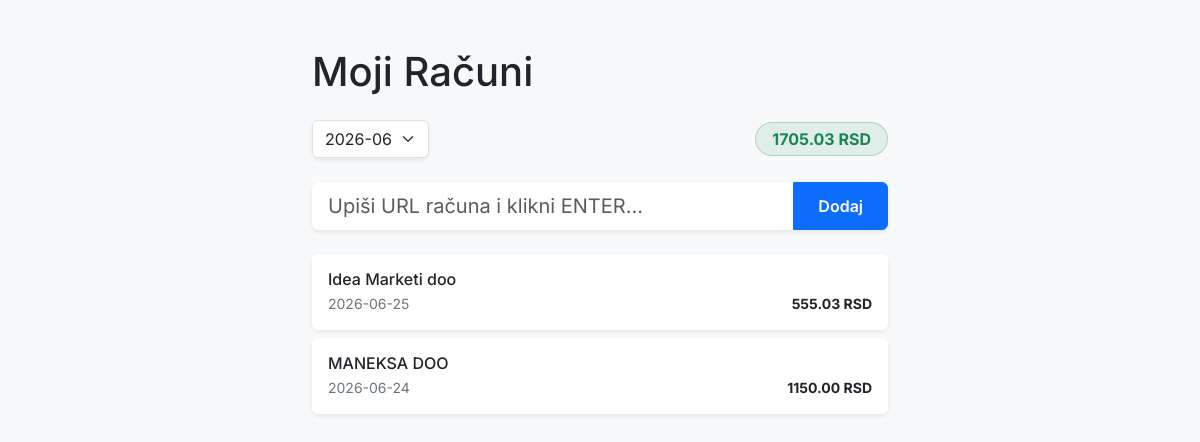
The page / on the database its author committed.
### tables this page shows
CREATE TABLE expenses (
            id INTEGER PRIMARY KEY AUTOINCREMENT,
            company_name TEXT,
            invoice_number TEXT UNIQUE,
            invoice_date DATE,
            total_amount REAL,
            invoice_text TEXT
        );

### run.py (the view, shortened to what this page needs)
@app.route("/", methods=["GET", "POST"])
def index():
    all_receipts = get_all_expenses()
    months = sorted(list(set([r['invoice_date'][:7] for r in all_receipts if r['invoice_date']])), reverse=True)
    selected_month = request.args.get("month")
    if not selected_month and months:
        selected_month = months[0]
    filtered_receipts = [r for r in all_receipts if r['invoice_date'] and r['invoice_date'].startswith(selected_month)]
    total_spent = sum(r['total_amount'] for r in filtered_receipts)
    return render_template("index.html",
                           receipts=filtered_receipts,
                           months=months,
                           selected_month=selected_month,
                           total_spent=total_spent)

### app/database.py (called while the page is built)
def get_connection():
    conn = sqlite3.connect(DB_PATH)
    conn.execute("PRAGMA foreign_keys = 1")
    conn.row_factory = sqlite3.Row
    return conn

def get_all_expenses():
    with get_connection() as connection:
        cursor = connection.cursor()
        cursor.execute("SELECT * FROM expenses ORDER BY invoice_date DESC")
        expense_rows = cursor.fetchall()
        expenses = []
        for row in expense_rows:
            expense = dict(row)
            inv_number = expense['invoice_number']
            cursor.execute("SELECT name, quantity, price, total_price FROM items WHERE invoice_number = ?", (inv_number,))
            item_rows = cursor.fetchall()
            expense['items'] = [dict(item_row) for item_row in item_rows]
            expenses.append(expense)
        return expenses

### app/templates/index.html (shortened to what this page needs)
{% extends "base.html" %}
{% block content %}
<h1 class="mb-4">Moji Računi</h1>
<div class="d-flex justify-content-between align-items-center mb-4">
    <form method="GET" action="/" class="d-inline-block">
        <select name="month" class="form-select w-auto shadow-sm" onchange="this.form.submit()">
            {% for m in months %}
            <option value="{{ m }}" {% if m==selected_month %}selected{% endif %}>{{ m }}</option>
            {% endfor %}
        </select>
    </form>
    <div class="badge bg-success bg-opacity-10 text-success border border-success border-opacity-25 fs-6 px-3 py-2 rounded-pill">
        {{ "%.2f"|format(total_spent) }} RSD
    </div>
</div>
<form method="POST" action="/" class="mb-4 shadow-sm rounded">
    <div class="input-group">
        <input type="url" class="form-control form-control-lg border-0" name="url" placeholder="Upiši URL računa i klikni ENTER..." required autocomplete="off">
        <button class="btn btn-primary px-4 fw-semibold" type="submit">Dodaj</button>
    </div>
</form>
<div class="d-flex flex-column gap-2">
    {% for r in receipts %}
    <a href="/receipt/{{ r.id }}" class="card text-decoration-none text-dark shadow-sm border-0 transition-transform" style="transition: transform 0.2s;">
        <div class="card-body p-3">
            <h5 class="card-title mb-1 fs-6">{{ r.company_name }}</h5>
            <div class="d-flex justify-content-between text-secondary small">
                <span>{{ r.invoice_date[:10] }}</span>
                <span class="fw-bold text-dark">{{ "%.2f"|format(r.total_amount) }} RSD</span>
            </div>
        </div>
    </a>
    {% else %}
    <p class="text-center text-muted mt-4">Nema računa za ovaj mesec.</p>
    {% endfor %}
</div>
{% endblock %}

### app/templates/base.html (shortened to what this page needs)
<!DOCTYPE html>
<html lang="sr">
<head>
    <link href="https://cdn.jsdelivr.net/npm/bootstrap@5.3.3/dist/css/bootstrap.min.css" rel="stylesheet">
</head>
<body>
    <div class="container py-5" style="max-width: 600px;">
        {% block content %}{% endblock %}
    </div>
</body>
</html>

### app/templates/base.html (style rules this page uses)
body { font-family: 'Inter', sans-serif; background-color: #f8f9fa; }

### rows shown on the page
expenses: company_name "Idea Marketi doo", invoice_date "2026-06-25", total_amount "555.03"
expenses: company_name "MANEKSA DOO", invoice_date "2026-06-24", total_amount "1150.00"

### other values the page prints
{{ "%.2f"|format(total_spent) }} "1705.03"
form field month "2026-06"
